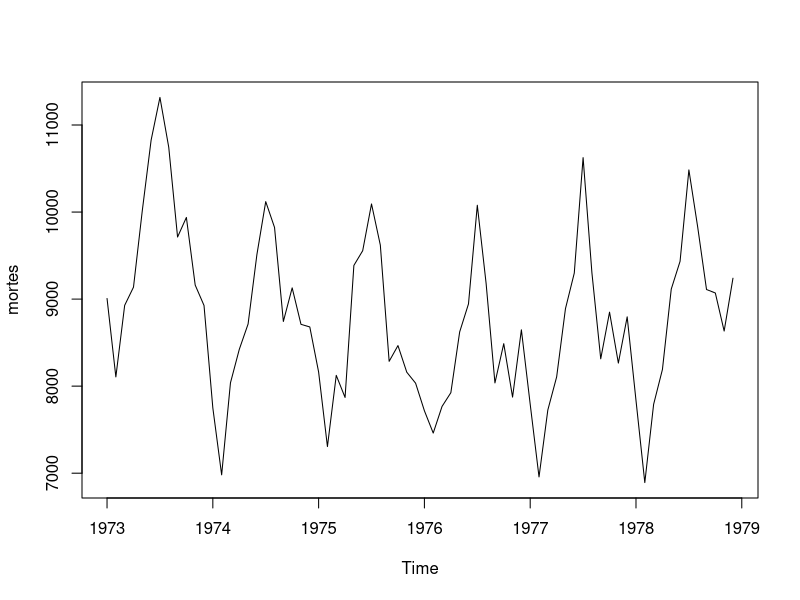
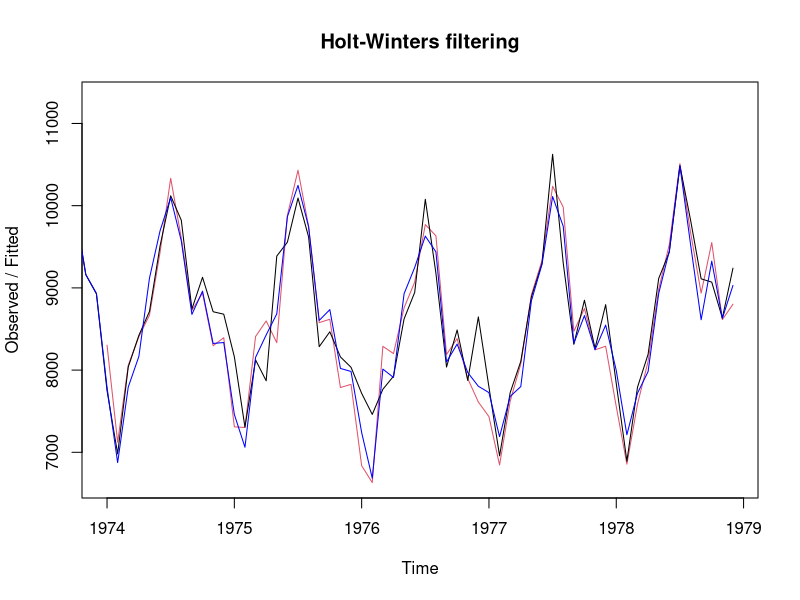
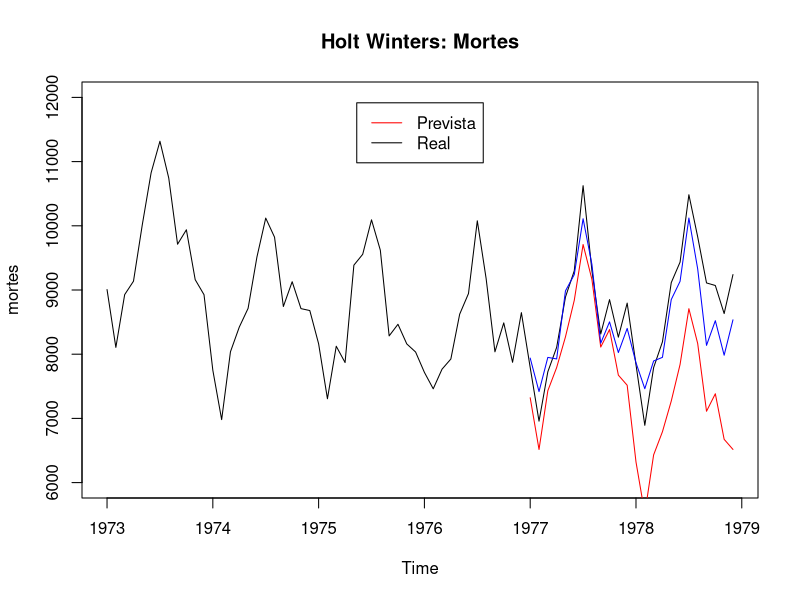
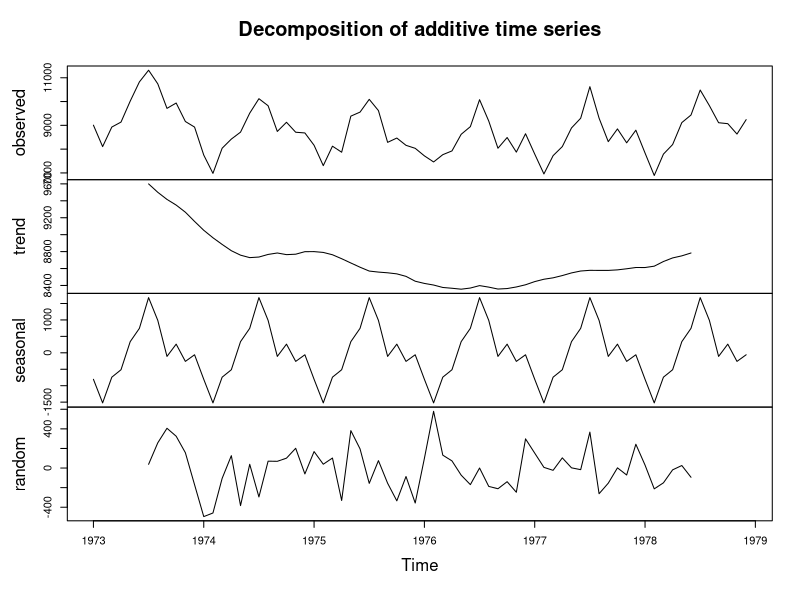

R code for these plots, in order:
library(datasets)
library(forecast)

?USAccDeaths
mortes <- datasets::USAccDeaths
plot(mortes)
length(mortes)

fit <- auto.arima(mortes)
fit

#teste inicial
hw_mortes <- HoltWinters(mortes)
plot(hw_mortes)
lines(fit$fitted,col='blue')


#separando dados de teste
mortes
mortes_treino <- subset(mortes, end = 48)
mortes_treino
mortes_teste <- subset(mortes, start = 49)
mortes_teste

hw_mortes_treino <- HoltWinters(mortes_treino, seasonal = "add")
hw_mortes_treino

arima_mortes_treino <- auto.arima(mortes_treino)
arima_mortes_treino


plot(mortes, ylim=c(6000, 12000), main = "Holt Winters: Mortes")
lines(predict(hw_mortes_treino, 24), col="red")
lines(predict(arima_mortes_treino,24)$pred,col = 'blue')
legend("top", inset=.05,
       c("Prevista","Real"), lwd=1, lty=1, col=c("red","black")) 
#FYI: nesse caso o arima ganhou, 




#https://rpubs.com/davoodastaraky/TSA1
?decompose

decompose(mortes)
plot(decompose(mortes))
